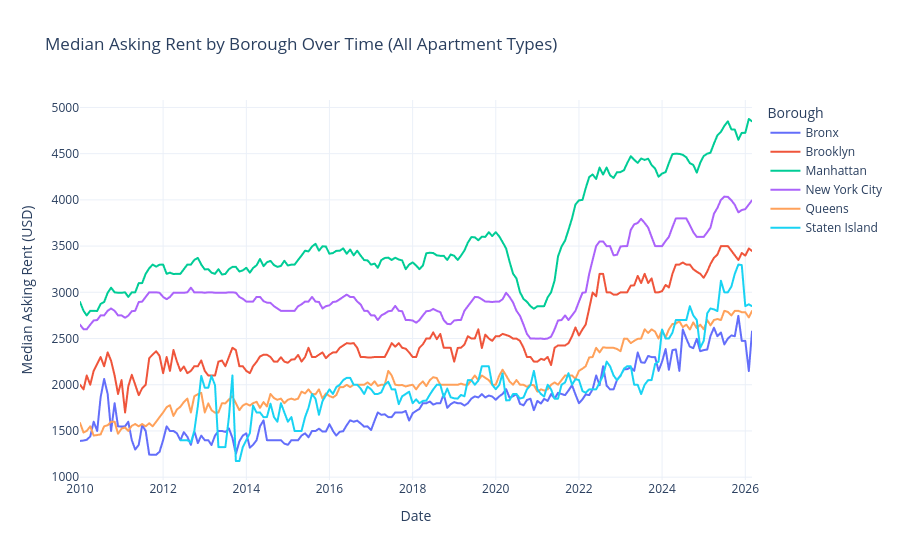

The notebook cell this image was saved under:
### Code cell
month_cols = get_month_cols(datasets["All"])

# Borough-level median per month (across all areas in each borough)
borough_medians = (
    datasets["All"]
    .groupby("Borough")[month_cols]
    .median(numeric_only=True)
    .reset_index()
)

borough_medians_long = borough_medians.melt(
    id_vars="Borough",
    var_name="Month",
    value_name="MedianRent"
).dropna()

borough_medians_long["Month"] = pd.to_datetime(borough_medians_long["Month"])

fig_borough = px.line(
    borough_medians_long,
    x="Month",
    y="MedianRent",
    color="Borough",
    title="Median Asking Rent by Borough Over Time (All Apartment Types)",
    labels={"MedianRent": "Median Asking Rent (USD)", "Month": "Date"},
    template="plotly_white"
)

fig_borough.update_layout(
    hovermode="x unified",
    legend_title_text="Borough",
    xaxis_title="Date",
    yaxis_title="Median Asking Rent (USD)"
)

fig_borough.show()

### Figure 1 — Plotly figure (JSON) as saved in the notebook; plotly's stock layout.template omitted (floating-point values rounded to 4 significant figures; data arrays with more than 128 entries replaced by an {"elided": "..."} marker saying what was removed)
{"data": [{"hovertemplate": "Borough=Bronx<br>Date=%{x}<br>Median Asking Rent (USD)=%{y}<extra></extra>", "legendgroup": "Bronx", "line": {"color": "#636efa", "dash": "solid"}, "marker": {"symbol": "circle"}, "mode": "lines", "name": "Bronx", "showlegend": true, "type": "scattergl", "x": {"elided": "195 str values"}, "xaxis": "x", "y": {"elided": "195 float values"}, "yaxis": "y"}, {"hovertemplate": "Borough=Brooklyn<br>Date=%{x}<br>Median Asking Rent (USD)=%{y}<extra></extra>", "legendgroup": "Brooklyn", "line": {"color": "#EF553B", "dash": "solid"}, "marker": {"symbol": "circle"}, "mode": "lines", "name": "Brooklyn", "showlegend": true, "type": "scattergl", "x": {"elided": "195 str values"}, "xaxis": "x", "y": {"elided": "195 float values"}, "yaxis": "y"}, {"hovertemplate": "Borough=Manhattan<br>Date=%{x}<br>Median Asking Rent (USD)=%{y}<extra></extra>", "legendgroup": "Manhattan", "line": {"color": "#00cc96", "dash": "solid"}, "marker": {"symbol": "circle"}, "mode": "lines", "name": "Manhattan", "showlegend": true, "type": "scattergl", "x": {"elided": "195 str values"}, "xaxis": "x", "y": {"elided": "195 float values"}, "yaxis": "y"}, {"hovertemplate": "Borough=New York City<br>Date=%{x}<br>Median Asking Rent (USD)=%{y}<extra></extra>", "legendgroup": "New York City", "line": {"color": "#ab63fa", "dash": "solid"}, "marker": {"symbol": "circle"}, "mode": "lines", "name": "New York City", "showlegend": true, "type": "scattergl", "x": {"elided": "195 str values"}, "xaxis": "x", "y": {"elided": "195 float values"}, "yaxis": "y"}, {"hovertemplate": "Borough=Queens<br>Date=%{x}<br>Median Asking Rent (USD)=%{y}<extra></extra>", "legendgroup": "Queens", "line": {"color": "#FFA15A", "dash": "solid"}, "marker": {"symbol": "circle"}, "mode": "lines", "name": "Queens", "showlegend": true, "type": "scattergl", "x": {"elided": "195 str values"}, "xaxis": "x", "y": {"elided": "195 float values"}, "yaxis": "y"}, {"hovertemplate": "Borough=Staten Island<br>Date=%{x}<br>Median Asking Rent (USD)=%{y}<extra></extra>", "legendgroup": "Staten Island", "line": {"color": "#19d3f3", "dash": "solid"}, "marker": {"symbol": "circle"}, "mode": "lines", "name": "Staten Island", "showlegend": true, "type": "scattergl", "x": {"elided": "166 str values"}, "xaxis": "x", "y": {"elided": "166 float values"}, "yaxis": "y"}], "layout": {"hovermode": "x unified", "legend": {"title": {"text": "Borough"}, "tracegroupgap": 0}, "title": {"text": "Median Asking Rent by Borough Over Time (All Apartment Types)"}, "xaxis": {"anchor": "y", "domain": [0, 1], "title": {"text": "Date"}}, "yaxis": {"anchor": "x", "domain": [0, 1], "title": {"text": "Median Asking Rent (USD)"}}}}
